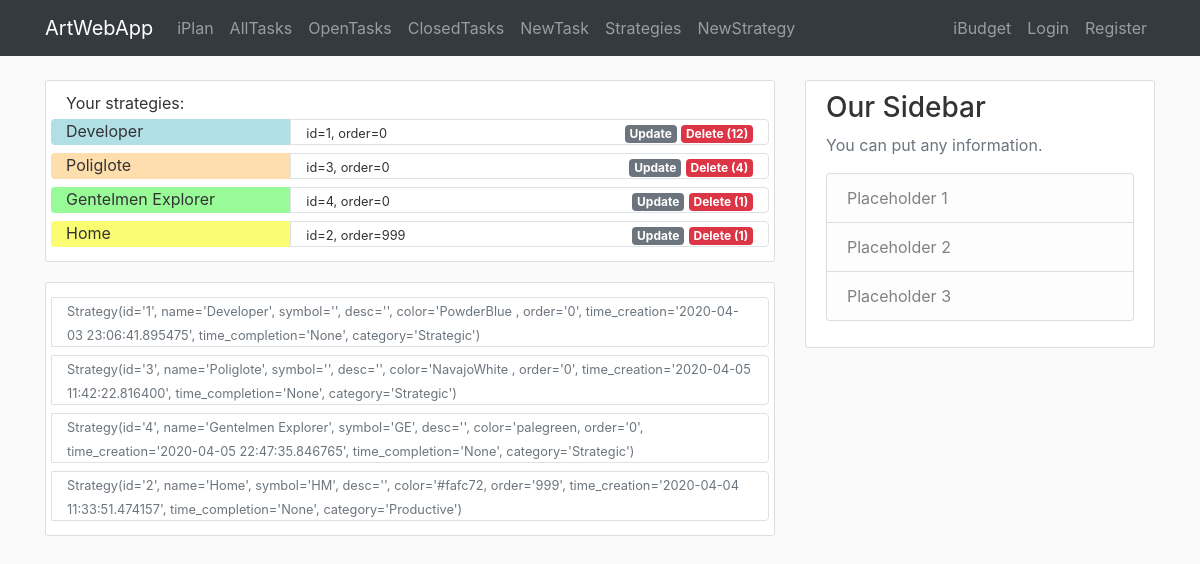
The page /iplan/strategy on the database its author committed.
### awa/iplan/models.py (models this page shows)
class Strategy(db.Model):
    id = db.Column(db.Integer, primary_key=True)
    name = db.Column(db.String(40), nullable=False)
    symbol = db.Column(db.String(3))
    desc = db.Column(db.Text)
    color = db.Column(db.String(7))
    order = db.Column(db.Integer)
    time_creation = db.Column(db.DateTime, default=datetime.now)
    time_completion = db.Column(db.DateTime)
    category = db.Column(db.String(20), nullable=True)
    br_task = db.relationship('Task', backref='strategy')  # todo: lazy=True - test that later
    br_project = db.relationship('Project', backref='strategy')  # todo: lazy=True - test that later
    def __repr__(self):
        return f"Strategy(id='{self.id}', name='{self.name}', symbol='{self.symbol}', desc='{self.desc}'," \
               f" color='{self.color}, order='{self.order}', time_creation='{self.time_creation}'," \
               f" time_completion='{self.time_completion}', category='{self.category}')"

### awa/iplan/routes.py (the view)
@iplan.route('/iplan/strategy', methods=['GET', 'POST'])
def strategy():
    strategies = Strategy.query.order_by(Strategy.order).all()
    count_tasks = {item.id: len(Task.query.filter_by(id_strategy=item.id).all()) for item in strategies}
    return render_template('iplan/strategy.html', strategies=strategies, legend='Create New Strategy',
                           count_tasks=count_tasks)

### awa/templates/iplan/strategy.html
{% extends "layout.html" %}
{% block content %}
   <div class="content-section">
       Your strategies:
        {% for item in strategies %}
        <div class="row">
            <div class="col-4 rounded-left mt-1 mb-1" style="background-color:{{item.color}}">
                {{item.name}}
            </div>
            <div class="col border rounded-right mt-1 mb-1">
                <div class="row p-0">
                    <div class="col-auto">
                        <small>id={{item.id}}, order={{item.order}}</small>
                    </div>
                    <div class="col-auto ml-auto">
                        <a href="{{url_for('iplan.strategy_update', id_strategy=item.id)}}" class="badge badge-secondary">Update</a>
                        {% if count_tasks[item.id] != 0 %}
                            <a href="{{url_for('iplan.strategy_delete', id_strategy=item.id)}}" class="badge badge-danger">Delete ({{count_tasks[item.id]}})</a>
                        {% else %}
                            <a href="{{url_for('iplan.strategy_delete', id_strategy=item.id)}}" class="badge badge-warning">Delete ({{count_tasks[item.id]}})</a>
                        {% endif %}
                    </div>
                </div>
            </div>
        </div>
        {% endfor %}
    </div>
   <div class="content-section">
        {% for item in strategies %}
        <div class="row">
            <div class="col border rounded-right mt-1 mb-1">
                <div class="row p-0">
                    <div class="col-auto">
                        <small class="text-muted">{{item}}</small>
                    </div>
                </div>
            </div>
        </div>
        {% endfor %}
    </div>
{% endblock content %}

### awa/static/main.css (style rules this page uses)
body { background: #fafafa; color: #333333; margin-top: 5rem; }
.content-section { background: #ffffff; padding: 10px 20px; border: 1px solid #dddddd; border-radius: 3px; margin-bottom: 20px; }

### rows shown on the page
Strategy: name "Developer", id "1", order "0", count_tasks "12", id+name+symbol "Strategy(id='1', name='Developer', symbol='', desc='', color='PowderBlue , order='0', time_creation='2020-04-03 23:06:41.895475', time_completion='None', category='Strategic')"
Strategy: name "Poliglote", id "3", order "0", count_tasks "4", id+name+symbol "Strategy(id='3', name='Poliglote', symbol='', desc='', color='NavajoWhite , order='0', time_creation='2020-04-05 11:42:22.816400', time_completion='None', category='Strategic')"
Strategy: name "Gentelmen Explorer", id "4", order "0", count_tasks "1", id+name+symbol "Strategy(id='4', name='Gentelmen Explorer', symbol='GE', desc='', color='palegreen, order='0', time_creation='2020-04-05 22:47:35.846765', time_completion='None', category='Strategic')"
Strategy: name "Home", id "2", order "999", count_tasks "1", id+name+symbol "Strategy(id='2', name='Home', symbol='HM', desc='', color='#fafc72, order='999', time_creation='2020-04-04 11:33:51.474157', time_completion='None', category='Productive')"
